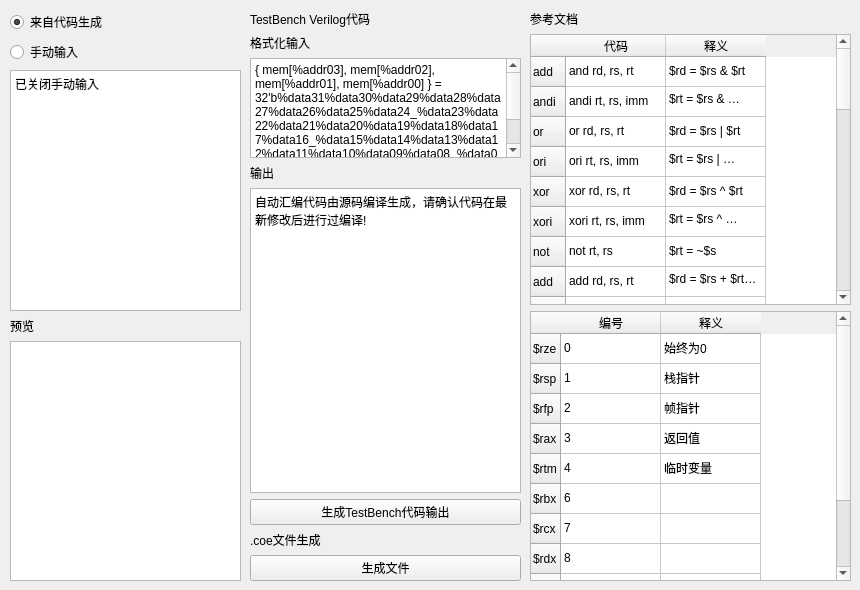
    <widget class="QWidget" name="tab_6">
     <attribute name="title">
      <string>二进制</string>
     </attribute>
     <widget class="QWidget" name="verticalLayoutWidget_3">
      <property name="geometry">
       <rect>
        <x>10</x>
        <y>10</y>
        <width>231</width>
        <height>571</height>
       </rect>
      </property>
      <layout class="QVBoxLayout" name="verticalLayout_5">
       <item>
        <widget class="QRadioButton" name="radioButton_2">
         <property name="text">
          <string>来自代码生成</string>
         </property>
         <property name="checked">
          <bool>true</bool>
         </property>
        </widget>
       </item>
       <item>
        <widget class="QRadioButton" name="radioButton">
         <property name="text">
          <string>手动输入</string>
         </property>
        </widget>
       </item>
       <item>
        <widget class="QPlainTextEdit" name="codeInput">
         <property name="plainText">
          <string>已关闭手动输入</string>
         </property>
        </widget>
       </item>
       <item>
        <widget class="QLabel" name="label_18">
         <property name="text">
          <string>预览</string>
         </property>
        </widget>
       </item>
       <item>
        <widget class="QListView" name="codeShow">
         <property name="editTriggers">
          <set>QAbstractItemView::EditTrigger::NoEditTriggers</set>
         </property>
        </widget>
       </item>
      </layout>
     </widget>
     <widget class="QWidget" name="verticalLayoutWidget_5">
      <property name="geometry">
       <rect>
        <x>250</x>
        <y>10</y>
        <width>271</width>
        <height>571</height>
       </rect>
      </property>
      <layout class="QVBoxLayout" name="verticalLayout_6">
       <item>
        <widget class="QLabel" name="label_9">
         <property name="text">
          <string>TestBench Verilog代码</string>
         </property>
        </widget>
       </item>
       <item>
        <widget class="QLabel" name="label_16">
         <property name="text">
          <string>格式化输入</string>
         </property>
        </widget>
       </item>
       <item>
        <widget class="QTextEdit" name="pattern">
         <property name="maximumSize">
          <size>
           <width>16777215</width>
           <height>100</height>
          </size>
         </property>
         <property name="html">
          <string>&lt;!DOCTYPE HTML PUBLIC &quot;-//W3C//DTD HTML 4.0//EN&quot; &quot;http://www.w3.org/TR/REC-html40/strict.dtd&quot;&gt;
&lt;html&gt;&lt;head&gt;&lt;meta name=&quot;qrichtext&quot; content=&quot;1&quot; /&gt;&lt;meta charset=&quot;utf-8&quot; /&gt;&lt;style type=&quot;text/css&quot;&gt;
p, li { white-space: pre-wrap; }
hr { height: 1px; border-width: 0; }
li.unchecked::marker { content: &quot;\2610&quot;; }
li.checked::marker { content: &quot;\2612&quot;; }
&lt;/style&gt;&lt;/head&gt;&lt;body style=&quot; font-family:'Microsoft YaHei UI'; font-size:9pt; font-weight:400; font-style:normal;&quot;&gt;
&lt;p style=&quot; margin-top:0px; margin-bottom:0px; margin-left:0px; margin-right:0px; -qt-block-indent:0; text-indent:0px;&quot;&gt;{ mem[%addr03], mem[%addr02], mem[%addr01], mem[%addr00] } = 32'b%data31%data30%data29%data28%data27%data26%data25%data24_%data23%data22%data21%data20%data19%data18%data17%data16_%data15%data14%data13%data12%data11%data10%data09%data08_%data07%data06%data05%data04%data03%data02%data01%data00;&lt;/p&gt;
&lt;p style=&quot;-qt-paragraph-type:empty; margin-top:0px; margin-bottom:0px; margin-left:0px; margin-right:0px; -qt-block-indent:0; text-indent:0px;&quot;&gt;&lt;br /&gt;&lt;/p&gt;&lt;/body&gt;&lt;/html&gt;</string>
         </property>
        </widget>
       </item>
       <item>
        <widget class="QLabel" name="label_17">
         <property name="text">
          <string>输出</string>
         </property>
        </widget>
       </item>
       <item>
        <widget class="QPlainTextEdit" name="testBenchCodes">
         <property name="plainText">
          <string>自动汇编代码由源码编译生成，请确认代码在最新修改后进行过编译!</string>
         </property>
         <property name="textInteractionFlags">
          <set>Qt::TextInteractionFlag::LinksAccessibleByKeyboard|Qt::TextInteractionFlag::LinksAccessibleByMouse|Qt::TextInteractionFlag::TextBrowserInteraction|Qt::TextInteractionFlag::TextSelectableByKeyboard|Qt::TextInteractionFlag::TextSelectableByMouse</set>
         </property>
        </widget>
       </item>
       <item>
        <widget class="QPushButton" name="generateTestBenchCodes">
         <property name="text">
          <string>生成TestBench代码输出</string>
         </property>
        </widget>
       </item>
       <item>
        <widget class="QLabel" name="label_12">
         <property name="text">
          <string>.coe文件生成</string>
         </property>
        </widget>
       </item>
       <item>
        <widget class="QPushButton" name="pushButton_3">
         <property name="text">
          <string>生成文件</string>
         </property>
        </widget>
       </item>
      </layout>
     </widget>
     <widget class="QWidget" name="verticalLayoutWidget_6">
      <property name="geometry">
       <rect>
        <x>530</x>
        <y>10</y>
        <width>321</width>
        <height>571</height>
       </rect>
      </property>
      <layout class="QVBoxLayout" name="verticalLayout_7">
       <item>
        <widget class="QLabel" name="label_19">
         <property name="text">
          <string>参考文档</string>
         </property>
        </widget>
       </item>
       <item>
        <widget class="QTableWidget" name="tableWidget">
         <property name="showGrid">
          <bool>true</bool>
         </property>
         <property name="gridStyle">
          <enum>Qt::PenStyle::SolidLine</enum>
         </property>
         <attribute name="horizontalHeaderMinimumSectionSize">
          <number>18</number>
         </attribute>
         <row>
          <property name="text">
           <string>add</string>
          </property>
         </row>
         <row>
          <property name="text">
           <string>andi</string>
          </property>
         </row>
         <row>
          <property name="text">
           <string>or</string>
          </property>
         </row>
         <row>
          <property name="text">
           <string>ori</string>
          </property>
         </row>
         <row>
          <property name="text">
           <string>xor</string>
          </property>
         </row>
         <row>
          <property name="text">
           <string>xori</string>
          </property>
         </row>
         <row>
          <property name="text">
           <string>not</string>
          </property>
         </row>
         <row>
          <property name="text">
           <string>add</string>
          </property>
         </row>
         <row>
          <property name="text">
           <string>addi</string>
          </property>
         </row>
         <row>
          <property name="text">
           <string>sub</string>
          </property>
         </row>
         <row>
          <property name="text">
           <string>mul</string>
          </property>
         </row>
         <row>
          <property name="text">
           <string>div</string>
          </property>
         </row>
         <row>
          <property name="text">
           <string>slt</string>
          </property>
         </row>
         <row>
          <property name="text">
           <string>b</string>
          </property>
         </row>
         <row>
          <property name="text">
           <string>beq</string>
          </property>
         </row>
         <row>
          <property name="text">
           <string>jr</string>
          </property>
         </row>
         <row>
          <property name="text">
           <string>jal</string>
          </property>
         </row>
         <row>
          <property name="text">
           <string>lb</string>
          </property>
         </row>
         <row>
          <property name="text">
           <string>lbu</string>
          </property>
         </row>
         <row>
          <property name="text">
           <string>lh</string>
          </property>
         </row>
         <row>
          <property name="text">
           <string>lhu</string>
          </property>
         </row>
         <row>
          <property name="text">
           <string>lw</string>
          </property>
         </row>
         <row>
          <property name="text">
           <string>sb</string>
          </property>
         </row>
         <row>
          <property name="text">
           <string>sh</string>
          </property>
         </row>
         <row>
          <property name="text">
           <string>sw</string>
          </property>
         </row>
         <row>
          <property name="text">
           <string>nop</string>
          </property>
         </row>
         <row>
          <property name="text">
           <string>movz</string>
          </property>
         </row>
         <row>
          <property name="text">
           <string>mfhi</string>
          </property>
         </row>
         <row>
          <property name="text">
           <string>mflo</string>
          </property>
         </row>
         <row>
          <property name="text">
           <string>mthi</string>
          </property>
         </row>
         <row>
          <property name="text">
           <string>mtlo</string>
          </property>
         </row>
         <row>
          <property name="text">
           <string>hlt</string>
          </property>
         </row>
         <column>
          <property name="text">
           <string>代码</string>
          </property>
         </column>
         <column>
          <property name="text">
           <string>释义</string>
          </property>
         </column>
         <item row="0" column="0">
          <property name="text">
           <string>and rd, rs, rt</string>
          </property>
         </item>
         <item row="0" column="1">
          <property name="text">
           <string>$rd = $rs &amp; $rt</string>
          </property>
         </item>
         <item row="1" column="0">
          <property name="text">
           <string>andi rt, rs, imm</string>
          </property>
         </item>
         <item row="1" column="1">
          <property name="text">
           <string>$rt = $rs &amp; imme，无符号扩展</string>
          </property>
         </item>
         <item row="2" column="0">
          <property name="text">
           <string>or rd, rs, rt</string>
          </property>
         </item>
         <item row="2" column="1">
          <property name="text">
           <string>$rd = $rs | $rt</string>
          </property>
         </item>
         <item row="3" column="0">
          <property name="text">
           <string>ori rt, rs, imm</string>
          </property>
         </item>
         <item row="3" column="1">
          <property name="text">
           <string>$rt = $rs | imme，无符号扩展</string>
          </property>
         </item>
         <item row="4" column="0">
          <property name="text">
           <string>xor rd, rs, rt</string>
          </property>
         </item>
         <item row="4" column="1">
          <property name="text">
           <string>$rd = $rs ^ $rt</string>
          </property>
         </item>
         <item row="5" column="0">
          <property name="text">
           <string>xori rt, rs, imm</string>
          </property>
         </item>
         <item row="5" column="1">
          <property name="text">
           <string>$rt = $rs ^ imme，无符号扩展</string>
          </property>
         </item>
         <item row="6" column="0">
          <property name="text">
           <string>not rt, rs</string>
          </property>
         </item>
         <item row="6" column="1">
          <property name="text">
           <string>$rt = ~$s</string>
          </property>
         </item>
         <item row="7" column="0">
          <property name="text">
           <string>add rd, rs, rt</string>
          </property>
         </item>
         <item row="7" column="1">
          <property name="text">
           <string>$rd = $rs + $rt，有符号扩展</string>
          </property>
         </item>
         <item row="8" column="0">
          <property name="text">
           <string>addi rt, rs, imm</string>
          </property>
         </item>
         <item row="8" column="1">
          <property name="text">
           <string>$rt = $rs + imme，有符号扩展</string>
          </property>
         </item>
         <item row="9" column="0">
          <property name="text">
           <string>sub rd, rs, rt</string>
          </property>
         </item>
         <item row="9" column="1">
          <property name="text">
           <string>$rd = $rs - $rt，有符号</string>
          </property>
         </item>
         <item row="10" column="0">
          <property name="text">
           <string>mul rd, rs, rt</string>
          </property>
         </item>
         <item row="10" column="1">
          <property name="text">
           <string>$rd = $rs * $rt，有符号</string>
          </property>
         </item>
         <item row="11" column="0">
          <property name="text">
           <string>div rs, rt</string>
          </property>
         </item>
         <item row="11" column="1">
          <property name="text">
           <string>商保存在$lo, 余数保存在$hi</string>
          </property>
         </item>
         <item row="12" column="0">
          <property name="text">
           <string>slt rd rs rt</string>
          </property>
         </item>
         <item row="12" column="1">
          <property name="text">
           <string>$rd = bool($rs &lt; $rt)，有符号</string>
          </property>
         </item>
         <item row="13" column="0">
          <property name="text">
           <string>b offset</string>
          </property>
         </item>
         <item row="13" column="1">
          <property name="text">
           <string>无条件跳转至(offset &lt;&lt; 2) + pc + 4</string>
          </property>
         </item>
         <item row="14" column="0">
          <property name="text">
           <string>beq rs rt offset</string>
          </property>
         </item>
         <item row="14" column="1">
          <property name="text">
           <string>if rs == rt, 跳转至(offset &lt;&lt; 2) + pc + 4</string>
          </property>
         </item>
         <item row="15" column="0">
          <property name="text">
           <string>jr rs</string>
          </property>
         </item>
         <item row="15" column="1">
          <property name="text">
           <string>跳到寄存器$rs，$rs是目标指令位置的最低字节</string>
          </property>
         </item>
         <item row="16" column="0">
          <property name="text">
           <string>jal target</string>
          </property>
         </item>
         <item row="16" column="1">
          <property name="text">
           <string>跳到instr_index &lt;&lt; 2，并在$ret保留下一条指令的最低字节</string>
          </property>
         </item>
         <item row="17" column="0">
          <property name="text">
           <string>lb rt os(base)</string>
          </property>
         </item>
         <item row="17" column="1">
          <property name="text">
           <string>rt &lt;- Mem[$base + os(offset的缩写)]，加载1个字节，有符号扩展</string>
          </property>
         </item>
         <item row="18" column="0">
          <property name="text">
           <string>lbu rt os(base)</string>
          </property>
         </item>
         <item row="18" column="1">
          <property name="text">
           <string>rt &lt;- Mem[$base + os]，加载1个字节，无符号扩展</string>
          </property>
         </item>
         <item row="19" column="0">
          <property name="text">
           <string>lh rt os(base)</string>
          </property>
         </item>
         <item row="19" column="1">
          <property name="text">
           <string>rt &lt;- Mem[$base + os]，加载2个字节，有符号扩展，os(base)是最低位字节</string>
          </property>
         </item>
         <item row="20" column="0">
          <property name="text">
           <string>lhu rt os(base)</string>
          </property>
         </item>
         <item row="20" column="1">
          <property name="text">
           <string>rt &lt;- Mem[$base + os]，加载2个字节，无符号扩展，os(base)是最低位字节</string>
          </property>
         </item>
         <item row="21" column="0">
          <property name="text">
           <string>lw rt os(base)</string>
          </property>
         </item>
         <item row="21" column="1">
          <property name="text">
           <string>rt &lt;- Mem[$base + os]，加载4个字节，os(base)是最低位字节</string>
          </property>
         </item>
         <item row="22" column="0">
          <property name="text">
           <string>sb rt os(base)</string>
          </property>
         </item>
         <item row="22" column="1">
          <property name="text">
           <string>Mem[$base + os] &lt;- $rt，存一个字节</string>
          </property>
         </item>
         <item row="23" column="0">
          <property name="text">
           <string>sh rt os(base)</string>
          </property>
         </item>
         <item row="23" column="1">
          <property name="text">
           <string>Mem[$base + os] &lt;- $rt，存2个字节，os(base)是最低位字节</string>
          </property>
         </item>
         <item row="24" column="0">
          <property name="text">
           <string>sw rt os(base)</string>
          </property>
         </item>
         <item row="24" column="1">
          <property name="text">
           <string>Mem[$base + os] &lt;- $rt，存4个字节，os(base)是最低位字节</string>
          </property>
         </item>
         <item row="25" column="0">
          <property name="text">
           <string>nop</string>
          </property>
         </item>
         <item row="25" column="1">
          <property name="text">
           <string>暂停一周期</string>
          </property>
         </item>
         <item row="26" column="0">
          <property name="text">
           <string>movz rd rs rt</string>
          </property>
         </item>
         <item row="26" column="1">
          <property name="text">
           <string>if rt==0, $rd &lt;- $rs</string>
          </property>
         </item>
         <item row="27" column="0">
          <property name="text">
           <string>mfhi rd</string>
          </property>
         </item>
         <item row="27" column="1">
          <property name="text">
           <string>$rd &lt;- $hi</string>
          </property>
         </item>
         <item row="28" column="0">
          <property name="text">
           <string>mflo rd</string>
          </property>
         </item>
         <item row="28" column="1">
          <property name="text">
           <string>$rd &lt;- $lo</string>
          </property>
         </item>
         <item row="29" column="0">
          <property name="text">
           <string>mthi rs</string>
          </property>
         </item>
         <item row="29" column="1">
          <property name="text">
           <string>$hi &lt;- $rs</string>
          </property>
         </item>
         <item row="30" column="0">
          <property name="text">
           <string>mtlo rs</string>
          </property>
         </item>
         <item row="30" column="1">
          <property name="text">
           <string>$lo &lt;- $rs</string>
          </property>
         </item>
         <item row="31" column="0">
          <property name="text">
           <string>hlt</string>
          </property>
         </item>
         <item row="31" column="1">
          <property name="text">
           <string>永远暂停</string>
          </property>
         </item>
        </widget>
       </item>
       <item>
        <widget class="QTableWidget" name="tableWidget_2">
         <row>
          <property name="text">
           <string>$rze</string>
          </property>
         </row>
         <row>
          <property name="text">
           <string>$rsp</string>
          </property>
         </row>
         <row>
          <property name="text">
           <string>$rfp</string>
          </property>
         </row>
         <row>
          <property name="text">
           <string>$rax</string>
          </property>
         </row>
         <row>
          <property name="text">
           <string>$rtm</string>
          </property>
         </row>
         <row>
          <property name="text">
           <string>$rbx</string>
          </property>
         </row>
         <row>
          <property name="text">
           <string>$rcx</string>
          </property>
         </row>
         <row>
          <property name="text">
           <string>$rdx</string>
          </property>
         </row>
         <row>
          <property name="text">
           <string>$rin</string>
          </property>
         </row>
         <row>
          <property name="text">
           <string>$rot</string>
          </property>
         </row>
         <row>
          <property name="text">
           <string>$ret</string>
          </property>
         </row>
         <column>
          <property name="text">
           <string>编号</string>
          </property>
         </column>
         <column>
          <property name="text">
           <string>释义</string>
          </property>
         </column>
         <item row="0" column="0">
          <property name="text">
           <string>0</string>
          </property>
         </item>
         <item row="0" column="1">
          <property name="text">
           <string>始终为0</string>
          </property>
         </item>
         <item row="1" column="0">
          <property name="text">
           <string>1</string>
          </property>
         </item>
         <item row="1" column="1">
          <property name="text">
           <string>栈指针</string>
          </property>
         </item>
         <item row="2" column="0">
          <property name="text">
           <string>2</string>
          </property>
         </item>
         <item row="2" column="1">
          <property name="text">
           <string>帧指针</string>
          </property>
         </item>
         <item row="3" column="0">
          <property name="text">
           <string>3</string>
          </property>
         </item>
         <item row="3" column="1">
          <property name="text">
           <string>返回值</string>
          </property>
         </item>
         <item row="4" column="0">
          <property name="text">
           <string>4</string>
          </property>
         </item>
         <item row="4" column="1">
          <property name="text">
           <string>临时变量</string>
          </property>
         </item>
         <item row="5" column="0">
          <property name="text">
           <string>6</string>
          </property>
         </item>
         <item row="5" column="1">
          <property name="text">
           <string/>
          </property>
         </item>
         <item row="6" column="0">
          <property name="text">
           <string>7</string>
          </property>
         </item>
         <item row="7" column="0">
          <property name="text">
           <string>8</string>
          </property>
         </item>
         <item row="8" column="0">
          <property name="text">
           <string>9</string>
          </property>
         </item>
         <item row="8" column="1">
          <property name="text">
           <string>输入结尾</string>
          </property>
         </item>
         <item row="9" column="0">
          <property name="text">
           <string>10</string>
          </property>
         </item>
         <item row="9" column="1">
          <property name="text">
           <string>输出结尾</string>
          </property>
         </item>
         <item row="10" column="0">
          <property name="text">
           <string>31</string>
          </property>
         </item>
         <item row="10" column="1">
          <property name="text">
           <string>返回地址</string>
          </property>
         </item>
        </widget>
       </item>
      </layout>
     </widget>
    </widget>
